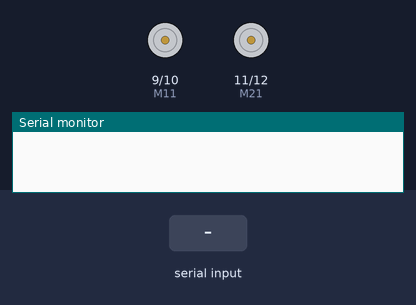
The sketch below on a simulated Arduino Uno, built with avr-gcc and run on an emulated ATmega328P. Shown: motor-driver pin pairs drawn as motors (green arrow = first pin HIGH = forward, orange = second pin HIGH = backward, longer = more drive), the last lines printed to the serial monitor. The inputs (shaded band) are chosen by the test bench.

Above: at 1.2 s.
1.3 s: "*forward" received over Serial
At 1.8 s:
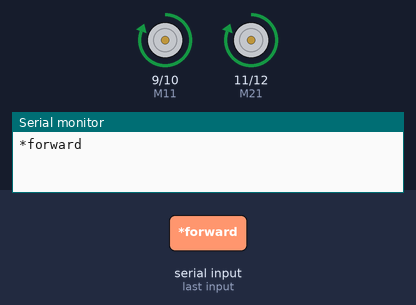
2.8 s: "*backward" received over Serial
At 3.3 s:
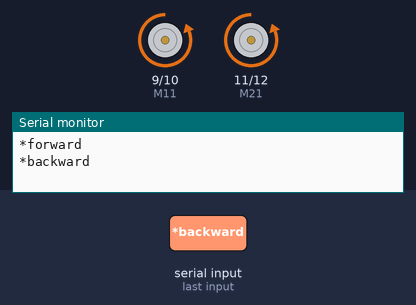
4.3 s: "*left" received over Serial
At 5.3 s:
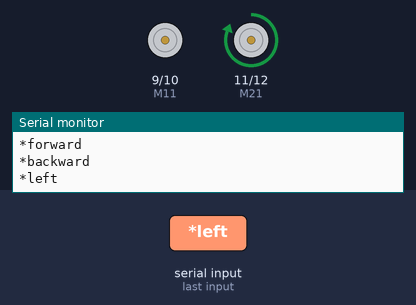
5.8 s: "*right" received over Serial
At 6.8 s:
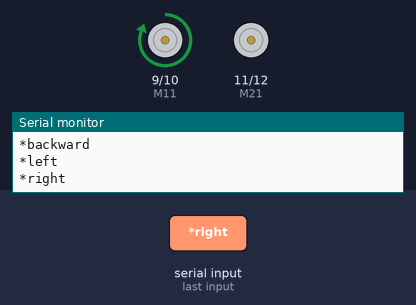
Timing chart, 0 to 8.3 s (numbered marks = the images above; inputs shaded):
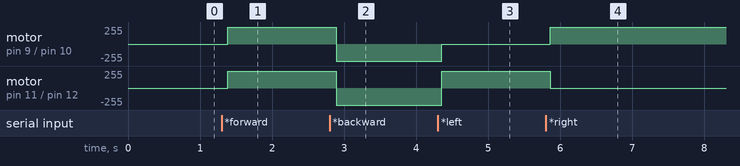

Measured:
- after the input at 1.3 s, motor on pin 9 (M11) / pin 10 (M12), motor on pin 11 (M21) / pin 12 (M22): stopped → forward 255/255 after 0.08 s
- after the input at 2.8 s, motor on pin 9 (M11) / pin 10 (M12), motor on pin 11 (M21) / pin 12 (M22): forward 255/255 → backward 255/255 after 0.09 s
- after the input at 4.3 s, motor on pin 9 (M11) / pin 10 (M12): backward 255/255 → stopped after 0.05 s; motor on pin 11 (M21) / pin 12 (M22): backward 255/255 → forward 255/255 after 0.05 s
- after the input at 5.8 s, motor on pin 9 (M11) / pin 10 (M12): stopped → forward 255/255 after 0.06 s; motor on pin 11 (M21) / pin 12 (M22): forward 255/255 → stopped after 0.06 s

The sketch:

Gesture_Controlled_Robot.ino
```cpp
String voice;
int
M11 = 9, //Connect Motor 1 Blue wire To Pin #13
M12 = 10, //Connect Motor 1 Violet wire To Pin #12
M21 = 11, //Connect Motor 2 Blue wire To Pin #11
M22 = 12; //Connect Motor 2 Violet wire To Pin #10

//--------------------------Call A Function-------------------------------//
void forward() {
     digitalWrite(M11, HIGH);
     digitalWrite(M12, LOW);
     digitalWrite(M21, HIGH);
     digitalWrite(M22, LOW);
     }

void backward(){
     digitalWrite(M11, LOW);
     digitalWrite(M12, HIGH);
     digitalWrite(M21, LOW);
     digitalWrite(M22, HIGH);

}
void left(){
     digitalWrite(M11, LOW);
     digitalWrite(M12, LOW);
     digitalWrite(M21, HIGH);
     digitalWrite(M22, LOW);
     }
void right(){
     digitalWrite(M11, HIGH);
     digitalWrite(M12, LOW);
     digitalWrite(M21, LOW);
     digitalWrite(M22, LOW);
     }
void stay(){
     digitalWrite(M11, LOW);
     digitalWrite(M12, LOW);
     digitalWrite(M21, LOW);
     digitalWrite(M22, LOW);
     }

//-----------------------------------------------------------------------//
 void setup() {
  Serial.begin(9600);
  pinMode(M11, OUTPUT);
  pinMode(M12, OUTPUT);
  pinMode(M21, OUTPUT);
  pinMode(M22, OUTPUT);

}
//-----------------------------------------------------------------------//
 void loop() {
  while (Serial.available()){  //Check if there is an available byte to read
  delay(10); //Delay added to make thing stable
  char c = Serial.read(); //Conduct a serial read
  if (c == '#') {break;} //Exit the loop when the # is detected after the word
  voice += c; //Shorthand for voice = voice + c
  }
  if (voice.length() > 0) {
    Serial.println(voice);
//-----------------------------------------------------------------------//
  //----------Control Multiple Pins/ LEDs----------//
       if(voice == "*forward") {forward();}  //Move Robot Forward (Call Function)
  else if(voice == "*backward"){backward();} //Move Robot Backward (Call Function)
  else if(voice == "*left"){left();} //Move Robot Left (Call Function)
  else if(voice == "*right"){right();} //Move Robot right (Call Function)
  else if(voice == "*stop"){stay();} //Stop Robot (Call Function)


//-----------------------------------------------------------------------//
voice="";}} //Reset the variable after initiating
```
